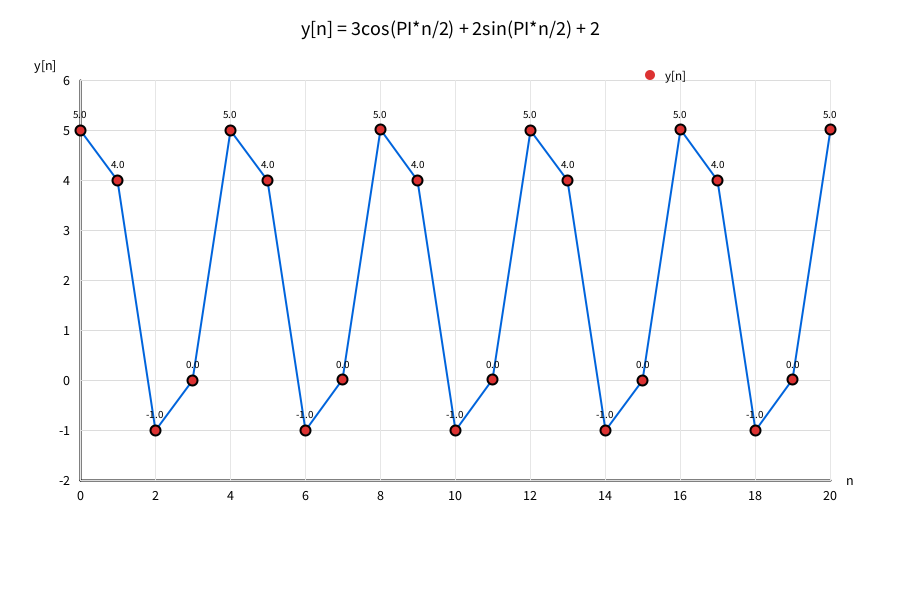
Frame 1 (no input)
Frame 60 (the mouse pressed at the canvas centre just before this capture): identical to frame 1, image omitted
Frame 120 (the mouse held since frame 60 and released just before this capture): identical to frame 1, image omitted

The Processing sketch that drew this single still picture (run headless with seeded random() and noise(); from frame 60 on, the mouse is pressed at the canvas centre):

// Processing sketch: difference2nd3a
// ── difference2nd3a.pde

int N = 20;
float[] y = new float[N + 1];

void setup() {
  size(900, 600);

  // Calculate y[n] from n = 0 to 20
  for (int n = 0; n <= N; n++) {
    y[n] = 3 * cos(PI/2 * n)
         + 2 * sin(PI/2 * n) + 2;
  }

  // Print numerical results
  println("n\t y[n]");
  for (int n = 0; n <= N; n++) {
    println(n + "\t " + y[n]);
  }

  // Plot the results
  plotResults();
}

void draw() {
  // No continuous drawing required
}

// Function to plot y[n]
void plotResults() {
  background(255);

  // Graph dimensions
  float x0 = 80;
  float y0 = 480;
  float graphWidth = 750;
  float graphHeight = 400;

  // Graph title
  fill(0);
  textSize(20);
  textAlign(CENTER);
  text("y[n] = 3cos(PI*n/2) + 2sin(PI*n/2) + 2",
       width/2, 35);

  // Coordinate axes
  stroke(0);
  strokeWeight(2);
  line(x0, y0 - graphHeight, x0, y0);
  line(x0, y0, x0 + graphWidth, y0);

  // Axis labels
  fill(0);
  textSize(14);
  textAlign(CENTER);
  text("n", x0 + graphWidth + 20, y0 + 5);
  text("y[n]", x0 - 35, y0 - graphHeight - 10);

  // Horizontal grid lines and y-axis labels
  for (int v = -2; v <= 6; v++) {
    float py = map(v, -2, 6,
                   y0, y0 - graphHeight);

    stroke(220);
    strokeWeight(1);
    line(x0, py, x0 + graphWidth, py);

    fill(0);
    textAlign(RIGHT);
    text(v, x0 - 10, py + 5);
  }

  // Vertical grid lines and x-axis labels
  for (int n = 0; n <= N; n += 2) {
    float px = map(n, 0, N, x0,
                   x0 + graphWidth);

    stroke(230);
    line(px, y0 - graphHeight, px, y0);

    fill(0);
    textAlign(CENTER);
    text(n, px, y0 + 20);
  }

  // Draw connecting lines
  stroke(0, 100, 220);
  strokeWeight(2);

  for (int n = 0; n < N; n++) {
    float x1 = map(n, 0, N, x0,
                   x0 + graphWidth);
    float x2 = map(n+1, 0, N, x0,
                   x0 + graphWidth);

    float py1 = map(y[n], -2, 6,
                    y0, y0 - graphHeight);
    float py2 = map(y[n+1], -2, 6,
                    y0, y0 - graphHeight);

    line(x1, py1, x2, py2);
  }

  // Draw data points and numerical values
  for (int n = 0; n <= N; n++) {
    float px = map(n, 0, N, x0,
                   x0 + graphWidth);
    float py = map(y[n], -2, 6,
                   y0, y0 - graphHeight);

    // Data point
    fill(220, 50, 50);
    stroke(0);
    ellipse(px, py, 10, 10);

    // Numerical value
    fill(0);
    textSize(11);
    textAlign(CENTER);
    text(nf(y[n], 1, 1), px, py - 12);
  }

  // Legend
  fill(220, 50, 50);
  noStroke();
  ellipse(650, 75, 10, 10);

  fill(0);
  textSize(13);
  textAlign(LEFT);
  text("y[n]", 665, 80);
}
